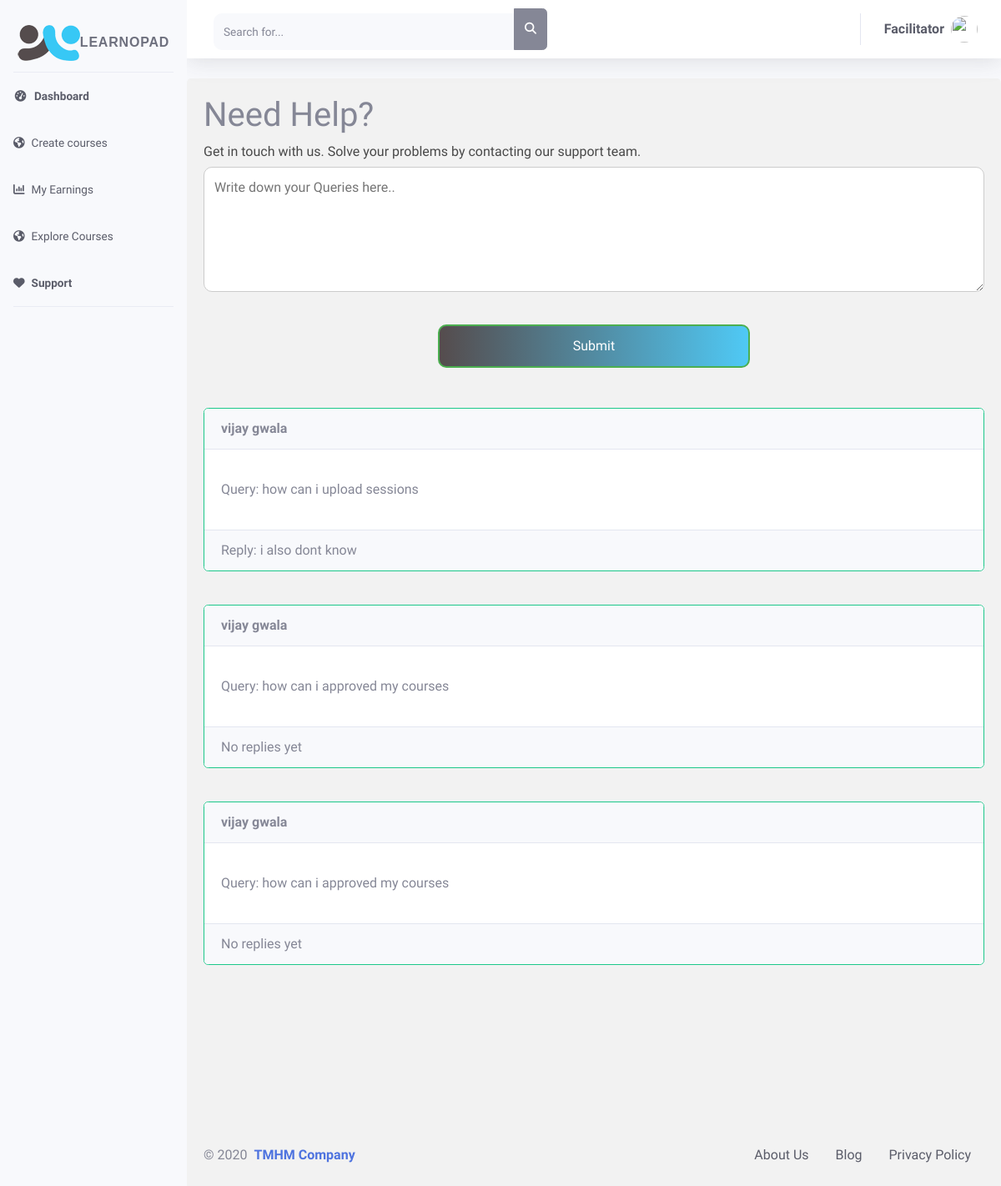
The page /facilitator/dashboard/support/ on the database its author committed.
### LandingPage/models.py (models this page shows, shortened)
class Queries(models.Model):
    Fid=models.ForeignKey(Facilitator, on_delete=models.CASCADE)
    query=models.TextField(max_length=500)
    reply=models.TextField(max_length=500,blank=True, null=True)
    class Meta:
        verbose_name='Support For Facilitators'
        verbose_name_plural='Support For Facilitators'

### facilitators/models.py (models this page shows, shortened)
class Facilitator(models.Model):
    Fid=models.AutoField(primary_key=True)
    name=models.CharField(max_length=100,null=True,blank=True)
    DOB=models.DateField(blank=True,null=True)
    phone=models.CharField(max_length=13,blank=False)
    country=models.TextField(blank=True, null=True)
    state=models.TextField(blank=True, null=True)
    PAddress=models.TextField(blank=True,null=True)
    TAddress=models.TextField(blank=True,null=True)
    profile=models.ImageField(upload_to ='Mentor_profiles/',default='default.png',null=True, blank=True)
    Bio=models.TextField(blank=True,null=True)
    country=models.CharField(max_length=100,blank=True,null=True)
    state=models.CharField(max_length=100,blank=True,null=True)
    zipcode=models.CharField(max_length=7,blank=True,null=True)
    user = models.OneToOneField(Applicants, on_delete=models.CASCADE,null=True,related_name='facilitator')
    class Meta:
        verbose_name='Approved Facilitator'
        verbose_name_plural='Approved Facilitators'

### facilitators/views.py (the view, shortened to what this page needs)
# urls.py: path('facilitator/dashboard/support/', views.facilitator_Dashboard_support_page,name='support'),
def facilitator_Dashboard_support_page(request):
    context={
        'data':Queries.objects.all()
    }
    return render(request, 'facilitators/Dashboard/support.html',context)

### templates/facilitators/Dashboard/support.html (shortened to what this page needs)
<!DOCTYPE html>
<html lang="en">
{% load static %}
<head>
    <link href='{% static 'facilitators/vendor/fontawesome-free/css/all.min.css'%}' rel="stylesheet" type="text/css">
    <link rel="stylesheet" href="https://cdnjs.cloudflare.com/ajax/libs/font-awesome/4.7.0/css/font-awesome.min.css">
    <link href='{% static 'facilitators/css/main.css'%}' rel="stylesheet">
    <link rel="stylesheet" href='{% static 'facilitators/css/support.css'%}'>
</head>
<body id="page-top">
    <div id="wrapper">
        <ul class="navbar-nav bg-light sidebar sidebar-light accordion" id="accordionSidebar" style="padding-top:1rem;">
            <a class="sidebar-brand d-flex align-items-center justify-content-center" href='{% url 'dashboard'%}'>
                <img src='{% static 'facilitators/img/logotiny.png'%}' class="navbar-brand-img" alt="...">
                <div class="sidebar-brand-text ">Learnopad </div>
            </a>
            <hr class="sidebar-divider  my-0">
            <li class="nav-item active ">
                <a class="nav-link" href='{% url 'dashboard'%}'>
                    <i class="fas fa-fw fa-tachometer-alt text-dark"></i>
                    <span class="text-dark">Dashboard</span></a>
            </li>
            <li class="nav-item  ">
                <a class="nav-link" href='{% url 'createcourse'%}'>
                    <i class="fa fa-globe text-dark"></i>
                    <span class="text-dark">Create courses</span></a>
            </li>
            <li class="nav-item  ">
                <a class="nav-link" href='{% url 'earnings' %}'>
                    <i class="fa fa-bar-chart text-dark"></i>
                    <span class="text-dark">My Earnings</span></a>
            </li>
            <li class="nav-item  ">
                <a class="nav-link" href='{% url 'explorecourses'%}'>
                    <i class="fa fa-globe text-dark"></i>
                    <span class="text-dark">Explore Courses</span></a>
            </li>
            <li class="nav-item active">
                <a class="nav-link" href='{% url 'support'%}'>
                    <i class="fa fa-heart text-dark"></i>
                    <span class="text-dark">Support</span></a>
            </li>
            <hr class="sidebar-divider d-none d-md-block">
        </ul>
        <div id="content-wrapper" class="d-flex flex-column">
            <div id="content">
                <nav class="navbar navbar-expand navbar-light bg-white topbar mb-4 static-top shadow">
                    <form class="d-none d-sm-inline-block form-inline mr-auto ml-md-3 my-2 my-md-0 mw-100 navbar-search">
                        <div class="input-group">
                            <input type="text" class="form-control bg-light border-0 small" placeholder="Search for..." aria-label="Search" aria-describedby="basic-addon2">
                            <div class="input-group-append">
                                <button class="btn btn-secondary" type="button">
                  <i class="fas fa-search fa-sm"></i>
                </button>
                            </div>
                        </div>
                    </form>
                    <ul class="navbar-nav ml-auto">
                        <li class="nav-item dropdown no-arrow">
                            <a class="nav-link dropdown-toggle" href="#" id="userDropdown" role="button" data-toggle="dropdown" aria-haspopup="true" aria-expanded="false">
                                <span class="mr-2 d-none d-lg-inline text-dark font-weight-bold">Facilitator</span>
                                <img class="img-profile rounded-circle" src="https://source.unsplash.com/QAB-WJcbgJk/60x60">
                            </a>
                        </li>
                    </ul>
                </nav>
                <div class="container">
                    <form method='POST'>
                        <h1>Need Help?</h1>
                        <p>Get in touch with us. Solve your problems by contacting our support team.
                            <br>
                            <textarea id="subject" name="Queries" required rows="4" cols="10" placeholder="Write down your Queries here.." style="height:150px" style="width:250px"></textarea>
                            <br>
                            <div style="text-align: center;">
                                <button type="submit" class="btn btn-submit btn-default">Submit</button>
                    </form>
                    <br>
                    <br>
                    <br>
                    {% for i in data %}
                    <div class="card border-success mb-3">
                            <div class="card-header" style="text-align: left"><strong>{{ i.Fid.name }}</strong></div>
                            <div class="card-body" style="text-align: left">
                              <p class="card-text"></p>Query: {{ i.query }}</p>
                            </div>
                            {% if i.reply == None %}
                            <div class="card-footer" style="text-align: left">No replies yet</div>
                            {% else %}
                            <div class="card-footer" style="text-align: left">Reply: {{ i.reply }}</div>
                            {% endif %}
                          </div>
                    <br>
                    {% endfor %}
                    <br>
                    <br>
                    <br>
                    <br>
                    <br>
                    <br>
                    <br>
                    <footer class="footer pt-0">
                        <div class="row align-items-center justify-content-lg-between">
                            <div class="col-lg-6">
                                <div class="copyright text-center  text-lg-left  text-black">
                                    &copy; 2020 <a href="http://tmhm.in/" class="font-weight-bold ml-1" target="_blank">TMHM Company</a>
                                </div>
                            </div>
                            <div class="col-lg-6 ">
                                <ul class="nav nav-footer text-black justify-content-center justify-content-lg-end">
                                    <li class="nav-item">
                                        <a href="http://tmhm.in/" class="nav-link" target="_blank">
                                            <span class="text-dark">About Us</span></a>
                                    </li>
                                    <li class="nav-item ">
                                        <a href="https://tmhm.in/blog/" class="nav-link" target="_blank"> <span class="text-dark">Blog</span></a>
                                    </li>
                                    <li class="nav-item">
                                        <a href="" class="nav-link" target="_blank"> <span class="text-dark">Privacy Policy</span></a>
                                    </li>
                                </ul>
                            </div>
                        </div>
                    </footer>
                    </div>
                </div>
            </div>
        </div>
</body>
</html>

### static/facilitators/css/support.css (style rules this page uses)
input[type="text"], select, textarea { width: 100%; padding: 12px; border: 1px solid #ccc; border-radius: 10px; box-sizing: border-box; margin-top: 6px; margin-bottom: 16px; resize: vertical; }
.btn-submit { background: -webkit-linear-gradient(to right, #554c4d, #4fc9f5); background: linear-gradient(to right, #554c4d, #4fc9f5); color: white; padding: 12px 20px; border: 2px solid #4caf50; border-radius: 10px; cursor: pointer; width: 40%; }
.container { border-radius: 5px; background-color: #f2f2f2; padding: 20px; }
p { color: rgba(0, 0, 0, 0.7); }

### rows shown on the page
Queries: Fid.name "vijay gwala", query "how can i upload sessions", reply "i also dont know"
Queries: Fid.name "vijay gwala", query "how can i approved my courses", shows "No replies yet"
Queries: Fid.name "vijay gwala", query "how can i approved my courses", shows "No replies yet"
